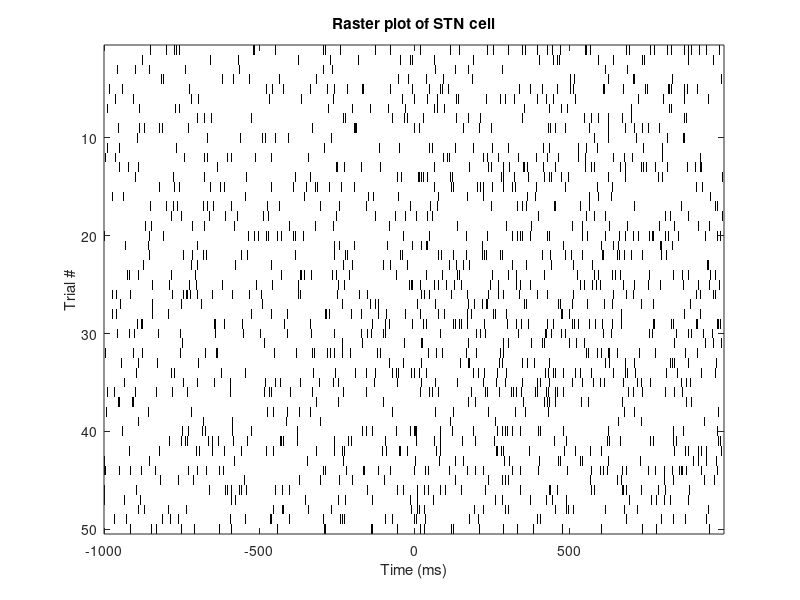
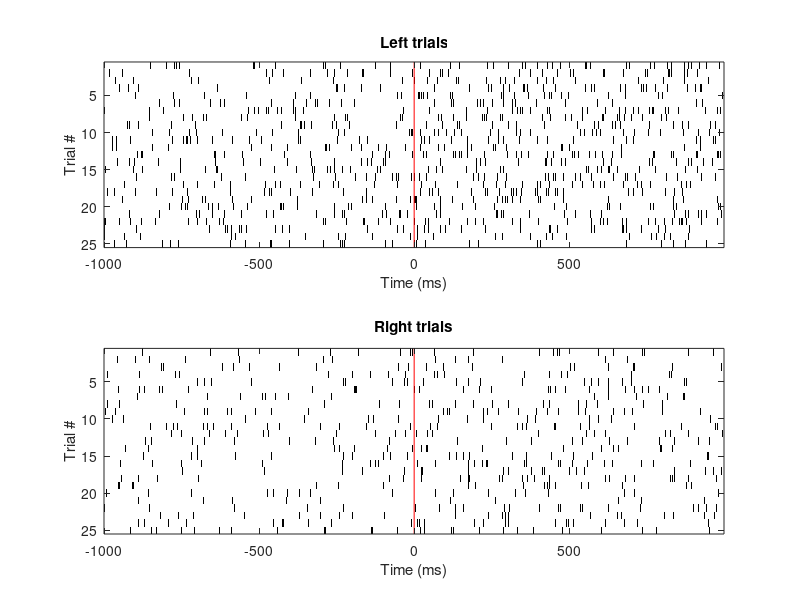
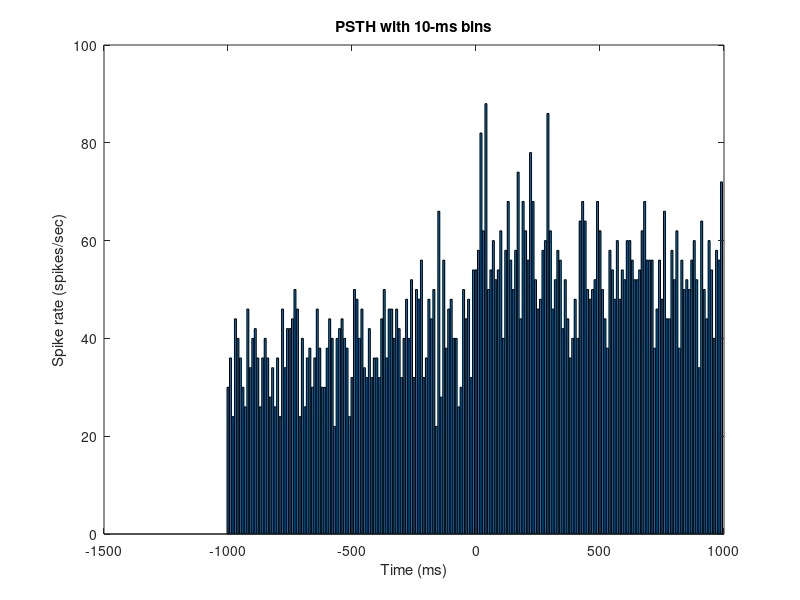
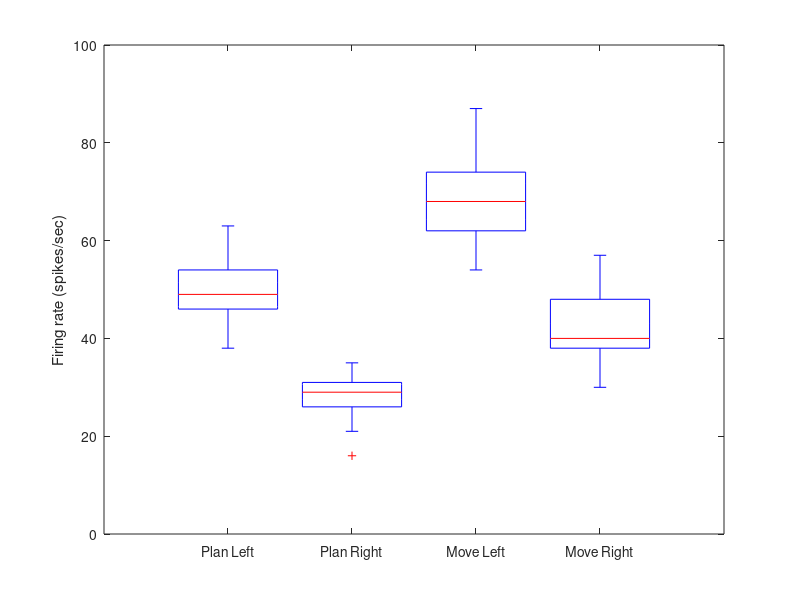

Reproduce these figures in MATLAB, in order. (Note: this script raises an error after producing the figures.)
% STNdemo.m
% 
% This exercise has been adapted from:
% Chapter 10, of "Case studies in neural data analysis" by Kramer & Eden 2016

% Original source of exercise:
% Mark A. Kramer and Uri T. Eden, "Case Studies in Neural Data Analysis",
% MIT Press, 2016, Chapter 10.
% https://mitpress.mit.edu/books/case-studies-neural-data-analysis
% http://github.com/Mark-Kramer/Case-Studies-Kramer-Eden
%
% Adapted by RTB, February 2018

% % Concepts covered:
% 1. Working with rhythmic spike data
% 2. ISI histograms
% 3. Autocorrelation plots
% 4. Spectral estimators for point processes
% 5. History-dependent GLM
% 6. Basis functions for smooth co-variates
% 7. Model selection using AIC, KS plots, analysis of residuals
%
% Recording of a subthalamic nucleus (STN) neuron from a human performing a
% hand movement task
%
% Data: The data consist of single unit spiking activity from one STN
% neuron recorded over 50 trials of a hand movement task. In each trial, a
% patient held a joystick and watched cues appear on a screen. The first
% cue indicated whether the patient should move to the right (1) or left
% (0). The second cue, the GO cue, indicated the time to start moving the
% joystick. The dataset contains two seconds of activity for each trial,
% one second before the GO cue and one second after. We label the period
% before the GO cue comes on as the "planning period," and the period after
% the GO cue the "movement period."
%
% moveDir: a [50 x 1] logical vector of indicators for the movement direction
%          on each of the 50 trials; 1 = right; 0 = left
% trialTime: time axis in msec for each trial; 0 is time of GO cue
% spikeTrain: presence (1) or absence (0) of spike in each 1-ms time bin

%% Load and plot the data
load('STNdata.mat');
% original file name: 'Ch10-spikes-1.mat'

figure('Name', 'Raw data');
imagesc(trialTime,1:50,spikeTrain)	%Construct a rastergram.
colormap(1-gray);					%...and change the colormap.
xlabel('Time (ms)');
ylabel('Trial #');
title('Raster plot of STN cell');

%% Generate separate raster plots for each direction of movement

figure('Name','Raster plots for different directions of movement');
subplot(2,1,1)
imagesc(trialTime,1:25, spikeTrain(~moveDir,:))		%Image left trials,
colormap(1-gray);
xlabel('Time (ms)');
ylabel('Trial #');
title('Left trials');
% Draw a vertical red line at t=0 for GO cue
ax = axis;
line([0,0],[ax(3),ax(4)],'Color','r');

subplot(2,1,2)
imagesc(trialTime,1:25, spikeTrain(moveDir,:))		%...and right trials.
colormap(1-gray);
xlabel('Time (ms)');
ylabel('Trial #');
title('Right trials');
ax = axis;
line([0,0],[ax(3),ax(4)],'Color','r');

%% Plot a peristimulus time histogram

[spikeTimes,~] = find(spikeTrain');         %Find when spikes occur
% Compute histogram. If we want our bins to represent spikes per second per
% trial, we need to divide by the number of trials (50) and convert ms to
% seconds.

% PSTH with 1-ms bins
PSTH = hist(spikeTimes, 1:2000)/size(spikeTrain,1)/0.001;
figure('Name','Peri-stimulus time histogram');
bar(trialTime,PSTH);
xlabel('Time (ms)');
ylabel('Spike rate (spikes/sec)');
title('PSTH with 1-ms bins');

% PSTH with larger bins
msPerBin = 10;
PSTH = hist(spikeTimes, 1:msPerBin:2000);
bar(trialTime(1:msPerBin:2000),(PSTH/size(spikeTrain,1)/0.001)/msPerBin);
xlabel('Time (ms)');
ylabel('Spike rate (spikes/sec)');
tStr = sprintf('PSTH with %d-ms bins', msPerBin);
title(tStr);

%% Compute average spike rates during planning & movement periods

iPlan = find(trialTime < 0);					%Indices for planning.
iMove = find(trialTime >= 0);					%Indices for movement.
%Compute the average spike rate,
% planRate = mean(mean(spikeTrain(:,iPlan)))/0.001;
% moveRate = mean(mean(spikeTrain(:,iMove)))/0.001;

%% Compute average firing rates for left vs. right movements

LRate=mean(mean(spikeTrain(~moveDir,:)))/1e-3;	%... and compute rates.
RRate=mean(mean(spikeTrain(moveDir,:)))/1e-3;

PlanL = sum(spikeTrain(~moveDir,iPlan),2);	%Firing rate L, planning.
PlanR = sum(spikeTrain(moveDir,iPlan),2);	%Firing rate R, planning.
MoveL = sum(spikeTrain(~moveDir,iMove),2);	%Firing rate L, movement.
MoveR = sum(spikeTrain(moveDir,iMove),2);	%Firing rate R, movement.
figure('Name','Mean firing rates for different periods and trial types');
boxplot([PlanL PlanR MoveL MoveR], ...	%Display results.
  'labels',{'Plan Left','Plan Right','Move Left','Move Right'});
ylabel('Firing rate (spikes/sec)');

%% ISI histogram for all trials
ISIs=diff(spikeTimes);	%Determine ISIs for all time & trials.
ISIs=ISIs(ISIs>0);%Remove spurious values between trials,
figure('Name', 'Interspike interval histogram for all trials');
hist(ISIs,0:250);		%...and display results.
ax = axis;
axis([0,250,ax(3),ax(4)]);
xlabel('Interspike interval (ms)');
ylabel('Count');

%% ISI histograms separately for the planning and movement periods

%In the planning period,				%...find spikes,
[spikeTimesPlan, ~]=find(spikeTrain(:,iPlan)');
planISIs = diff(spikeTimesPlan);		%...compute ISIs,
planISIs = planISIs(planISIs>0);	%...drop spurious ones,
figure('Name','ISI histograms');
subplot(2,1,1); hist(planISIs,0:250)		%...and plot it,
ax = axis;
axis([0,100,ax(3),ax(4)]);
xlabel('Interspike interval (ms)');
ylabel('Count');
title('Planning period');

%In the movement period,				%...find spikes,
[spikeTimesMove, ~] = find(spikeTrain(:,iMove)');
moveISIs = diff(spikeTimesMove);		%...compute ISIs,
moveISIs = moveISIs(moveISIs>0);	%...drop spurious ones,
subplot(2,1,2); hist(moveISIs,0:250)		%...and plot it,
ax = axis;
axis([0,100,ax(3),ax(4)]);
xlabel('Interspike interval (ms)');
ylabel('Count');
title('Movement period');

%% Look at the auto-correlation function

nTrials = size(spikeTrain,1);
nLags = size(spikeTrain,2) - 1;
acfPlan = zeros(nTrials,nLags);
acfMove = acfPlan;

for k=1:nTrials								%For each trial,
 planData = spikeTrain(k,iPlan);				%...get planning data,
 moveData = spikeTrain(k,iMove);				%...get movement data,
 acfPlan(k,:)=xcorr(planData-mean(planData),'coeff');%...compute ACFs,
 acfMove(k,:)=xcorr(moveData-mean(moveData),'coeff');
end										%...and plot results,

figure('Name','Autocorrelation of spike increments for lags up to 100 ms');
% By default, 'xcorr' computes the autocorrelation at all lags.
% The lags extend from -1000 ms to +1000 ms. We are only interested in 
% positive lags from 1 ms to 100 ms.
minLag = find(trialTime==1) - 1;
maxLag = find(trialTime == 100) - 1;
subplot(2,1,1); stem(1:100,mean(acfPlan(:,minLag:maxLag)));
ylabel('Autocorrelation')				%... with axes labelled.
title('Planning period');
subplot(2,1,2); stem(1:100,mean(acfMove(:,1001:1100)));
ylabel('Autocorrelation');  xlabel('Lag [ms]')
title('Movement period');

%% Spectral analysis of spiking data

% NOTE: To run the following code, one must download and install the
% Chronux toolbox from chronux.org

%Set the parameters of the MTM.
% The planning and movement periods for each trial are one second in
% duration, so we can achieve a 4 Hz frequency resolution by setting the
% time-bandwidth product to 4.
TW = 4;						%Choose time-bandwidth product of 4.
nTapers=2*TW-1;				%...which sets the # of tapers.
params.Fs=1000;				%Define sampling frequency,
params.tapers=[TW,nTapers];	%...time-band product,# tapers.
params.fpass=[0 500];		%Define frequency range to examine.
params.trialave=1;			%Perform trial averaging.

%Compute the coherence during planning & movement.
[SPlan,~]=mtspectrumpb(spikeTrain(:,iPlan)',params);
[SMove,f]=mtspectrumpb(spikeTrain(:,iMove)',params);

%Plot the spectra ... with axes labelled.
figure('Name','Trial-averaged power spectra');
subplot(2,1,1);
plot(f,SPlan); 
ylabel('Power [Hz]')
title('Planning');
subplot(2,1,2);
plot(f,SMove);
ylabel('Power [Hz]')
xlabel('Frequency [Hz]')
title('Movement');

%% Moving window spectral analysis

% The analysis above assumes that the mean and autocovariance structure do
% not change over time within a period. To see if this is reasonable, we
% will compute a sliding window spectrum.

%Set the parameters of the MTM.
movingwin = [.5 .05];		%Define window duration & step size,
params.fpass = [0 50];		%...frequency range to examine,
params.tapers = [2 3];		%...time-band product, # tapers.
[S,T,F]=mtspecgrampb(spikeTrain',movingwin,params); %Get spectrogram,
T = T + trialTime(1)/1000;	%Set time axis,

figure('Name','Trial-averaged spectogram of spiking data');
imagesc(T,F,S')				%...and display it,
xlabel('Time [s]')			%...with axes labelled.
ylabel('Frequency [Hz]')
c = colorbar;
c.Label.String = 'Power (a.u.)';

%% Poisson point process model #1: movement as the only predictor

% As with many complicated analyses, the heavy lifting is done with a
% single line of MATLAB code (i.e. 'glmfit' below). But sometimes the
% tricky part is formatting the data properly. In this case, we want to
% have one column vector for each co-variate and one
T0 = length(trialTime);                             % # of time points.

% Create an indicator variable for movement. We want zeros for the first
% half of the trial ('planning') and ones for the second half. But then we
% need to repeat this for each of the fifty trials and then concatenate
% them into one long column vector
iMove = ones(nTrials,1)*[zeros(1,T0/2) ones(1,T0/2)];   % [50 x 2000]
% Reshape movement indicator to [100,000 x 1]. The first 2000 points 
% correspond to the first trial. The next 2000 to the 2nd trial, etc. To
% confirm this:
%sum(iMove(1:1000)); % = 0 (first half of first trial; planning period
%sum(iMove(1001:2000)); % = 1000 (2nd half of first trial; movement)
iMove = reshape((iMove)',nTrials*T0,1);

% Also need to do the same thing to the spike data
y = reshape(spikeTrain',nTrials*T0,1);

% Fit model #1
[b1, dev1, stats1] = glmfit(iMove,y,'poisson');

% How do we interpret the parameters in b1? Remember that we're actually
% fitting log(lambda_t), so the first step is to exponentiate. Beta0
% (b1(1)) tells us the predicted firing rate during the planning phase:
planRate = exp(b1(1)) * 1000;   % 38.96 spikes/sec;

% The second parameter tells us how much this baseline rate is modulated by
% the movement
moveMod = exp(b1(2));           % 1.4107, so rate increases by 41%
moveRate = planRate * moveMod;  % 54.96 spikes per second
% Both of these seem reasonable given our previous analyses

% Is the modulation by movement statistically significant? In this case,
% the null value for our movement modulation is 1, so we can ask whether
% the 95% CI includes 1. It does not:
%Compute CI for firing rate modulation during movement period, 
CI_lower = exp(b1(2) - 1.96*stats1.se(2));	%...lower CI,
CI_upper = exp(b1(2) + 1.96*stats1.se(2));	%...upper CI.

% Or we can assess it directly using the Wald test, which we get for free
% from the 'glmfit':
pVal = stats1.p(2);		%p-value from Wald test.

%% KS plot to test how well our model accounts for the data

% Our previous approaches are good for model selection (i.e. adjudicating
% between two models) or for telling us whether a particular covariate
% belongs in the model. However, we would also like to know how well our
% model captures the overall structure of the data. To do this, we will use
% a method related to the Q-Q plot that we explored in an earlier exercise.
% You'll recall that this compares the percentiles of our empirical
% distribution (i.e. the data) to those of some known theoretical
% distribution (e.g. the standard normal). The K-S plot is a similar idea,
% but using the cumulative density functions (CDF) as the basis of
% comparison.

% However, before we do this, we need to transform our spike data so that
% they are identically distributed. That is, we need to somehow take into
% account the fact that lambda is changing over time and as a function of
% our covariates. To do this, we make use of the "time-rescaling theorem,"
% which essentially sums up all of the lambda_t's between each pair of
% spikes to produce rescaled waiting times for each of the spikes. If our
% data are well described by our model, then the re-scaled variables (i.e.
% the Z's in the code below) will be independent, identically distributed
% random variables from the exponential distribution with parameter 1. For
% more details on the math and its application to spiking data see:
%
% Brown EN, Barbieri R, Ventura V, Kass RE, Frank LM. The time-rescaling
% theorem and its application to neural spike train data analysis. Neural
% Comput. 2002 Feb;14(2):325-46. PubMed PMID: 11802915.

% Evaluate Model 1. This is our model's prediction for the value of lambda
% (our spike rate parameter) in each time bin.
lambda1=exp(b1(1)+b1(2)*iMove);		%Firing rate of Model 1.

% Re-scale the intervals. 
spikeindex=find(y);					%Find spikes,
N=length(spikeindex);				%...and total # spikes.
Z(1)=sum(lambda1(1:spikeindex(1)));	%1st rescaled waiting time,
for i=2:N,							%...and the rest.
     Z(i)=sum(lambda1(spikeindex(i-1)+1:spikeindex(i)));
end

[eCDF, zvals] = ecdf(Z);			%Empirical CDF at z values.
mCDF = 1-exp(-zvals);				%Model CDF at z values.

figure('Name','KS plot for model 1 based on planning vs. movement periods');
plot(mCDF,eCDF,'k-','LineWidth',2);
hold on
plot([0 1], [0 1]+1.36/sqrt(N),'r--');  %Upper confidence bound:
plot([0 1], [0 1]-1.36/sqrt(N),'r--');	%Lower confidence bound.
xlabel('Model CDF');
ylabel('Empirical CDF');
axis([0,1,0,1]);

%% Refining the model: movement direction.

% To get some insight into what we need to add to the model, we can plot
% the residuals as a function of whether the movement was to the right or
% to the left:

%Create an indicator variable for trial movement direction.
iDir = logical(reshape((moveDir*ones(1,T0))',nTrials*T0,1));
i0 = find(iDir==0);		%Left movement trial.
i1 = find(iDir==1);		%Right movement trial.
R = cumsum(stats1.resid);%Cumulative sum of Model 1 residuals.

figure('Name','Point process residuals for model 1');
plot(i0,R(i0),'b.')      %Plot residuals for L trials,
hold on
plot(i1,R(i1),'g.')		%...and plot residuals for R trials,
hL = legend('Left','Right','Location','southeast');
xlabel('Trial')			%...label axes.
ylabel('Integrate Point Process Residual')

% If our model is good, then the cumulative residuals should bounce around
% randomly but close to zero. As it is, we see that the residuals
% consistently increase for left movement trials, indicating that our model
% is systematically underestimates the rate for these trials, and vice
% versa for right momvement trials. This makes sense, because we saw in our
% earlier plot (fig. 4) that the cell fires more for left than for right
% trials. So adding an indicator variable for direction should improve our
% fit. Let's see.

%% Fit Model 2, and return estimates and useful statistics.

[b2,dev2,stats2] = glmfit([iMove iDir],y,'poisson');

% Is the iDir parameter statistically significant?
pVal = stats2.p(3);

% Repeat KS plot for model #2:
lambda2=exp(b2(1)+b2(2)*iMove+b2(3)*iDir);	%Evaluate Model 2.
Z(1)=sum(lambda2(1:spikeindex(1)));	%1st rescaled waiting time,
for i=2:N							%... and the rest.
  Z(i)=sum(lambda2(spikeindex(i-1)+1:spikeindex(i)));
end
[eCDF, zvals]=ecdf(Z);				%Empirical CDF.
mCDF = 1-exp(-zvals);				%Model CDF.

figure('Name','KS plot for model 2 including trial period and direction');
plot(mCDF,eCDF,'k-','LineWidth',2);
hold on
plot([0 1], [0 1]+1.36/sqrt(N),'r--')		%Upper confidence bound.
plot([0 1], [0 1]-1.36/sqrt(N),'r--')		%Lower confidence bound.
xlabel('Model CDF')					%Label the axes.
ylabel('Empirical CDF')
axis([0,1,0,1]);

%% Refining the model: spiking history dependence.

% Now we will add predictors to our model related to past spiking history.
% But how far back in time should we look? In our spectral anaysis, we
% found a peak during the planning period at 15-20 Hz. A history
% dependent model that extends to lags of 70 ms should be able to capture
% rhythms above 15 Hz. (i.e. 1000/70 = 14.3);
%
% We are thus saying that in order to predict spiking at the current time,
% we need to observe the spiking history 70 ms in the past:

modelOrd = 70;					%Set the model order.
T1 = T0 - modelOrd;				%Update # time points.

%Redefine observable & predictors to support history dependence.
y=reshape(spikeTrain(:,modelOrd+1:end)', nTrials*T1,1);			%Data.
iDir=reshape((moveDir*ones(1,T1))',nTrials*T1,1);             %Direction.
iMove=ones(nTrials,1)*[zeros(1,T0/2-modelOrd) ones(1,T0/2)];	%Period,
iMove=reshape((iMove)',nTrials*T1,1);						%...reshaped.

% Create the history predictor. For each step back in the past, we grab the
% spikes shifted by the appropriate lag. We're just creating a set of
% shifted, truncated copies of our spike train. So our y variable starts at
% time point 71 and goes to the end; our first history colum starts at time
% point 70 and goes to end-1; our 2nd column starts at time point 69 and
% goes to end-2, etc.
xHist = zeros(size(y,1),modelOrd);
for i = 1:modelOrd				%...for each step in past.
    xHist(:,i) = reshape(spikeTrain(:,modelOrd+1-i:end-i)',nTrials*T1,1);
end

%Fit Model 3, with history dependence.
[b3,dev3,stats3] = glmfit([iMove iDir xHist],y,'poisson');

% However, this model assumes that the history effect is independent of the
% movement period. Yet, in our spectral analysis, we observed the strong
% rhythmic activity mainlin in the planning phase. Therefore we can improve
% our model by allowing for different effects of history during the
% planning and the movement periods:

%Fit Model 4, with history dependence in each period.
[b4,dev4,stats4] = glmfit([iMove iDir ...       %Period & direction.
  (~iMove*ones(1,modelOrd)).*xHist ...          %History in planning.
  (iMove*ones(1,modelOrd)).*xHist], y,'poisson');%History in movement.

%% KS Plot for model #4

%Evaluate Model 4:
lambda4 = glmval(b4,[iMove iDir ...	
    ((1-iMove)*ones(1,modelOrd)).*xHist ...
    (iMove*ones(1,modelOrd)).*xHist],'log');

spikeindex=find(y);					%Find spikes,
N=length(spikeindex);				%...and total # spikes.
Z(1)=sum(lambda4(1:spikeindex(1)));	%1st rescaled waiting time,
for i=2:N							%... and the rest.
  Z(i)=sum(lambda4(spikeindex(i-1)+1:spikeindex(i)));
end
[eCDF, zvals]=ecdf(Z);				%Empirical CDF.
mCDF = 1-exp(-zvals);				%Model CDF.

figure('Name','KS Plot for model #4');
plot(mCDF,eCDF,'k-','LineWidth',2);	%Create KS-plot.
hold on								%Freeze graphics.
plot([0 1], [0 1]+1.36/sqrt(N),'r--')		%Upper confidence bound.
plot([0 1], [0 1]-1.36/sqrt(N),'r--')		%Lower confidence bound.
xlabel('Model CDF')					%Label the axes.
ylabel('Empirical CDF')
axis([0,1,0,1]);

%% Interpreting our fit parameters

% Model 4 has 143 parameters: one intercept parameter, one parameter for
% the period (planning vs. movement), one for the direction of movement
% (right vs. left), 70 parameters for the history dependence during the
% planning period, and 70 more for the history dependence during the
% momvement period. Whenever we construct a point process model that
% includes spiking history, we call it a "conditional intensity model"
% rather than a rate model.

% We can examine the first three exponentiated parameters of Model 4.
% exp(b4(1:3)) % = [0.0480  1.3819  0.6063]

% Since this model has 140 additional parameters related to spiking history
% dependence, inspecting the values directly would be overwhelming. So
% let's plot their exponentiated values as a function of lag for each
% period:
figure('Name', 'Exponentiated GLM parameters related to history dependence');
subplot(2,1,1); plot(1:modelOrd,exp(b4(4:modelOrd+3)),'LineWidth',2);
hold on
ax = axis;
line([ax(1),ax(2)],[1,1],'Color','r','LineStyle','--');
ylabel('Modulation')							%..axes labelled.
title('Planning');

subplot(2,1,2); plot(1:modelOrd,exp(b4(modelOrd+4:end)),'LineWidth',2);
hold on
ax = axis;
line([ax(1),ax(2)],[1,1],'Color','r','LineStyle','--');
ylabel('Modulation'); xlabel('Lag [ms]')		%..axes labelled.
title('Movement');

% We interpret each exponentiated parameter as a modulation of the spike
% rate when a previous spike has occurred at a given lag. So values greater
% than one indicate an increased probability of spiking, and values less
% than one a decreased probability. For the movement period, we see the
% neuron's refractory period (< 1 for short lags), a peak at 6 ms when
% there is an increased probability of firing, but after 10 ms it hovers
% around one (no modulation). For the planning period, however, we see the
% same early stuff, but then we see the later downward rate modulation
% (15-35 ms after a spike) followed by an upward modulation (45-65 ms)
% corresponding to the band of power between 15-20 Hz in the spectogram.

%% Are these history effects statistically significant?

% To better visualize the p-values associated with each parameter, we plot
% the negative of the natural logarithm of the p-value. Any value above 3
% indicates a p-value < 0.05.

figure('Name','Negative log p-values for model 4 parameters');
subplot(2,1,1)
hP = plot(1:modelOrd,-log(stats4.p(4:3+modelOrd)),'.');	%p-values for Planning,
set(hP,'MarkerSize',15);
hold on
plot([1 modelOrd],[-log(.05) -log(.05)],'r--');     %...draw threshold at p=0.05
ylabel('-Log p-value');
title('Planning');

subplot(2,1,2)					
hP = plot(1:modelOrd,-log(stats4.p(4+modelOrd:end)),'.'); %p-values for Movement
set(hP,'MarkerSize',15);
hold on									%...freeze graphics,
plot([1 modelOrd],[-log(.05) -log(.05)],'r--');	%...draw threshold at p=0.05
ylabel('-Log p-value');
xlabel('Lag (ms)');
title('Movement');

%Compare the two nested GLMs:
pVal = 1-chi2cdf(dev3-dev4,modelOrd);

%% Chapter 10, Choice of model order.

% For the data in the planning period alone, we will find the model order
% that minimizes the Akaike Information Criterion
%
% NOTE: This block of code takes several minutes to run!
skipFlag = 1;

if ~skipFlag
    maxOrd = 100;       	%Maximum model order
    
    %Redefine observable & predictors to support history dependence.
    yPlan = reshape(spikeTrain(:,maxOrd+1:T0/2)',nTrials*(T0/2-maxOrd),1);
    planDir = reshape((moveDir*ones(1,T0/2-maxOrd))',nTrials*(T0/2-maxOrd),1);
    planHist=[];			%Create the history predictor,
    aic = zeros(maxOrd,1);
    
    for i=1:maxOrd			%...for each step in past,
        planHist = [planHist ...	%...define history, concatenate for each higher order
            reshape(spikeTrain(:,maxOrd+1-i:T0/2-i)',nTrials*(T0/2-maxOrd),1)];
        %..fit the model,
        [b0,dev0,stats0]=glmfit([planDir planHist],yPlan,'poisson');
        %...and compute the AIC.
        aic(i) = dev0 + (2*length(b0));
    end
    
    figure('Name',...
        'AIC plot of models with increasing number of history-dependent components');
    plot(1:maxOrd,aic,'b-','LineWidth',2);     %Plot the AIC,
    xlabel('Model Order')   %...with axes labelled,
    ylabel('AIC')
    
end

%% Refining the model: smooth history dependence.

% Do we really believe that the influence of a spike 25 ms in the past can
% can be very different from one 26 ms in the past? If not, it might be
% better to define a model with fewer free parameters that guarantees a
% smooth modulation as a function of lag. To do this, we replace the
% separate terms for each single millisecond lag with a small set of basis
% functions on the spiking history.

% Construct Gaussian kernels to use as basis functions:
X = -5:10:modelOrd;
C = zeros(modelOrd,length(X));
for i=1:modelOrd		
    C(i,:) = normpdf(X,i,5);
end
% To visualize the kernels: plot(C)

% The result in C is a [70 x 8] matrix that converts the previous 70-column
% xHist matrix into a new seet of 8 columns to include in the design
% matrix: xHist*C. Cute! So now, instead of 70 free parameters to capture
% spike history, we reduce it to only 8.

%Fit Model 5, with Gaussian kernel basis.
nParams = size(C,2);

[b5,dev5,stats5] = glmfit([iMove iDir ...	%Period & direction.
  (~iMove*ones(1,nParams)).*(xHist*C) ...   %History in planning.
  (iMove*ones(1,nParams)).*(xHist*C)], ...	%History in movement.
  y,'poisson');

% Now let's replot the fit parameters that correspond to our history terms:
figure('Name','History fit parameters using Gaussian kernel method');
subplot(2,1,1);
plot(1:modelOrd,exp(C*b5(4:nParams+3)),'b-','LineWidth',2);    %Planning,
hold on
ax = axis;
line([ax(1),ax(2)],[1,1],'Color','r','LineStyle','--');
ylabel('Modulation')							%..axes labelled.
title('Planning');

subplot(2,1,2);
plot(1:modelOrd,exp(C*b5(nParams+4:end)),'b-','LineWidth',2);    %Movement,
hold on
ax = axis;
line([ax(1),ax(2)],[1,1],'Color','r','LineStyle','--');
ylabel('Modulation'); xlabel('Lag (ms)')		%..axes labelled.
title('Movement');

%% KS Plot for model 5

%Evaluate Model 5.
lambda5 = glmval(b5,[iMove iDir ...	
  (~iMove*ones(1,nParams)).*(xHist*C) ...       % planning phase
  (iMove*ones(1,nParams)).*(xHist*C)],'log');   % movement phase

% Re-scale intervals
spikeindex=find(y);					%Find spikes,
N=length(spikeindex);				%...and total # spikes.
Z(1)=sum(lambda5(1:spikeindex(1)));	%1st rescaled waiting time,
for i=2:N							%... and the rest.
  Z(i)=sum(lambda5(spikeindex(i-1)+1:spikeindex(i)));
end;
[eCDF, zvals]=ecdf(Z);				%Empirical CDF.
mCDF = 1-exp(-zvals);				%Model CDF.

figure('Name','KS Plot for model 5: history modulation with Gaussian kernels');
plot(mCDF,eCDF,'k-','LineWidth',2);	%Create KS-plot.
hold on
plot([0 1], [0 1]+1.36/sqrt(N),'r--')		%Upper confidence bound.
plot([0 1], [0 1]-1.36/sqrt(N),'r--')		%Lower confidence bound.
xlabel('Model CDF')					%Label the axes.
ylabel('Empirical CDF')
axis([0,1,0,1]);

%% Evaluating model #5 with a plot of p-values

figure('Name','Negative log p-values for model 5 history parameters');

% Correct our p-value threshold for multiple comparisons:
myAlpha = 0.05;
pThresh = myAlpha / nParams;

subplot(2,1,1)							%p-values for Planning,
hP = plot(1:nParams,-log(stats5.p(4:3+nParams)),'.');
set(hP,'MarkerSize',15);
hold on									%...freeze graphics,
plot([1 nParams],[-log(pThresh) -log(pThresh)],'r--')	%...draw threshold,
ylabel('-Log p-value');
title('Planning');

subplot(2,1,2)							%p-values for Movement,
hP = plot(1:nParams,-log(stats5.p(4+nParams:end)),'.');
set(hP,'MarkerSize',15);
hold on									%...freeze graphics,
plot([1 nParams],[-log(pThresh) -log(pThresh)],'r--')	%...draw threshold,
ylabel('-Log p-value');
xlabel('Lag parameter');
title('Movement');

%% Compare different models for planning vs movement phase

% Fit a reduced version of Model 5, where spike history and period are
% independent. That is, one where we assume that the effect of spiking
% history is the same in both phases.
[b6,dev6,stats6] = glmfit([iMove iDir xHist*C],y,'poisson');

pVal = 1-chi2cdf(dev6-dev5,nParams);	%Compare Model 5 and Model 6.

% This tells us that model 5 really is much better, and we can be confident
% that the cell exhibits different spiking dynamics during the two phases
% of the task (planning vs. movement). The rhythmic structure that we see
% during planning is attenuated during the movement period.